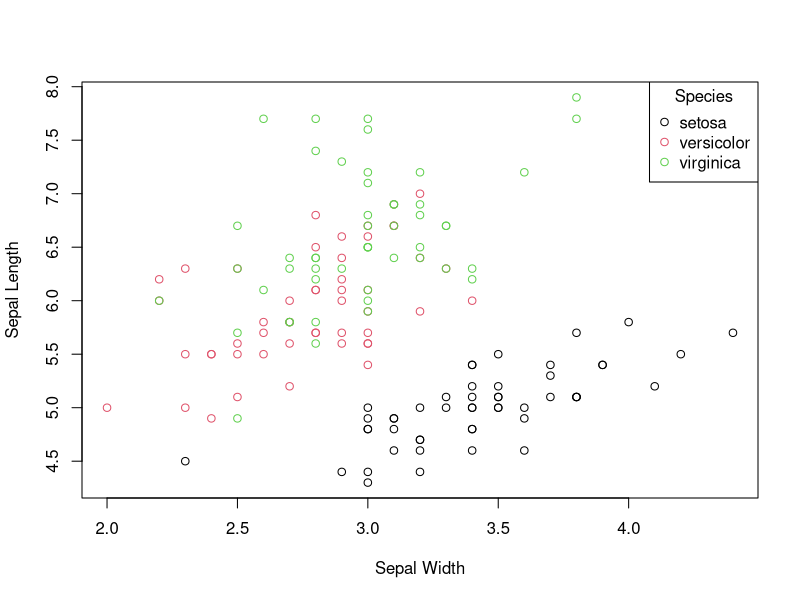

Here is the R script that generated this plot:
## ---- chunk 1
data(iris)
plot(Sepal.Length ~ Sepal.Width, data=iris, col=Species, 
     xlab='Sepal Width', ylab='Sepal Length')
legend('topright', legend=levels(iris$Species), pch=1, col=1:3, title='Species')
